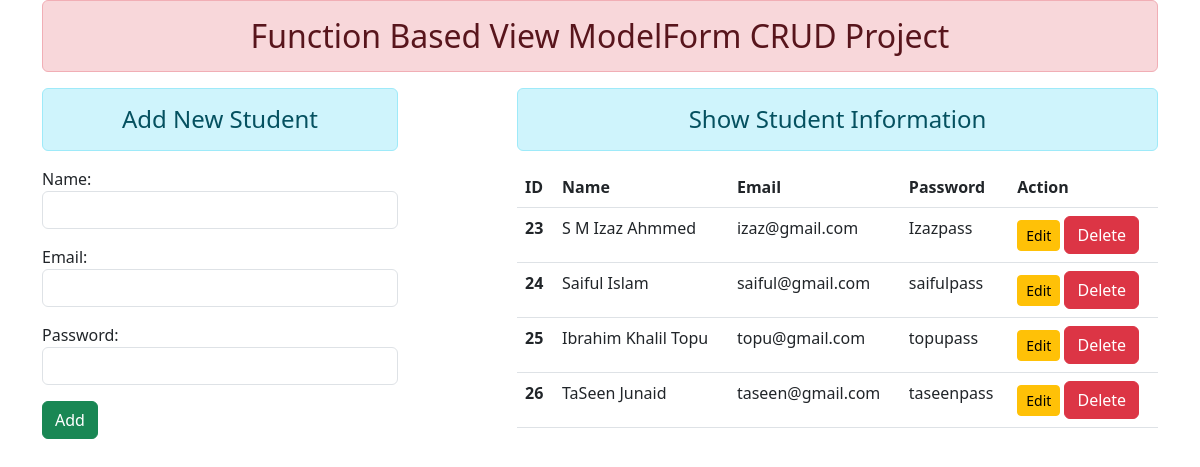
The page / on the database its author committed.
### enroll/models.py (models this page shows)
class User(models.Model):
  name = models.CharField(max_length=70)
  email = models.EmailField(max_length=100)
  password = models.CharField(max_length=100)

### enroll/views.py (the view)
# urls.py: path('', views.add_show, name="addandshow"),
def add_show(request):
  if request.method == 'POST':
    fm = StudentRegistration(request.POST)
    if fm.is_valid():
      nm = fm.cleaned_data['name']
      em = fm.cleaned_data['email']
      pw = fm.cleaned_data['password']
      reg = User(name=nm, email=em, password=pw)
      reg.save()
      fm = StudentRegistration()
  else:
    fm = StudentRegistration()
  stud = User.objects.all()
  return render(request, 'enroll/addandshow.html', {'form':fm, 'stu':stud})

### enroll/forms.py
class StudentRegistration(forms.ModelForm):
  class Meta:
    model = User
    fields = ['name', 'email', 'password']
    widgets = {
      'name': forms.TextInput(attrs={'class':'form-control'}),
      'email': forms.EmailInput(attrs={'class':'form-control'}),
      'password': forms.PasswordInput(render_value=True, attrs={'class':'form-control'}),
    }

### enroll/templates/enroll/addandshow.html (shortened to what this page needs)
{% extends 'enroll/base.html' %}
{% block content %}
<div class="row">
  <div class="col-sm-4">
    <h4 class="text-center alert alert-info">Add New Student</h4>
    <form action="" method="POST">
      {{form.as_p}}
      <input type="submit" class="btn btn-success" value="Add">
    </form>
  </div>
  <div class="col-sm-7 offset-1">
    <h4 class="text-center alert alert-info">Show Student Information</h4>
    {% if stu %}
      <table class="table table-hover">
        <thead>
          <tr>
            <th scope="col">ID</th>
            <th scope="col">Name</th>
            <th scope="col">Email</th>
            <th scope="col">Password</th>
            <th scope="col">Action</th>
          </tr>
        </thead>
        <tbody>
          {% for st in stu %}
          <tr>
            <th scope="row">{{st.id}}</th>
            <td>{{st.name}}</td>
            <td>{{st.email}}</td>
            <td>{{st.password}}</td>
            <td>
              <a href="{% url 'updatedata' st.id %}" class="btn btn-warning btn-sm">Edit</a>
              <form action="{% url 'deletedata' st.id %}" method="post" class="d-inline"> {% csrf_token %}
                <input type="submit" class="btn btn-danger" value="Delete">
              </form>
            </td>
          </tr>
          {% endfor %}
        </tbody>
      </table>
    {% else %}
      <h4 class="text-center alert alert-warning">No Records</h4>
    {% endif %}
  </div>
</div>
{% endblock content %}

### enroll/templates/enroll/base.html (shortened to what this page needs)
<!DOCTYPE html>
{% load static %}
<html lang="en">
<head>
  <link rel="stylesheet" href="{% static 'enroll/css/bootstrap.css' %}">
</head>
<body>
  <div class="container" mt-5>
    <h2 class="text-center alert alert-danger">Function Based View ModelForm CRUD Project</h2>
    {% block content %} {% endblock content %}
  </div>
</body>
</html>

### rows shown on the page
User: id "23", name "S M Izaz Ahmmed", email "izaz@gmail.com", password "Izazpass"
User: id "24", name "Saiful Islam", email "saiful@gmail.com", password "saifulpass"
User: id "25", name "Ibrahim Khalil Topu", email "topu@gmail.com", password "topupass"
User: id "26", name "TaSeen Junaid", email "taseen@gmail.com", password "taseenpass"
